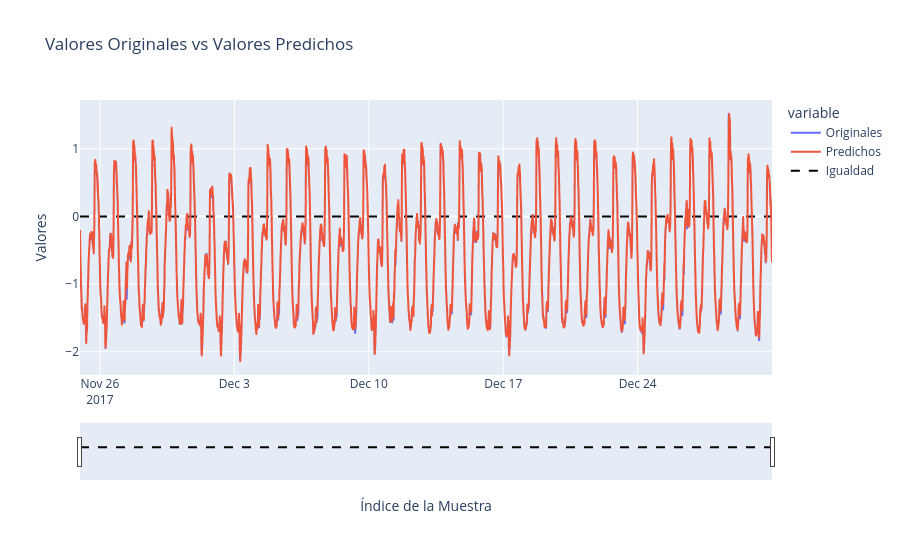

The notebook cell saved with this chart:
### Code cell
# Crea un DataFrame con los datos originales y los predichos
df = pd.DataFrame({'Originales': valY.flatten(), 'Predichos': prediccionLSTM.flatten()})
df.index = val_date

fecha_inicio = df.index[0]
fecha_fin = df.index[-1]


fig = px.line(df, title='Valores Originales vs Valores Predichos')
fig.update_xaxes(rangeslider_visible=True, title='Índice de la Muestra', range=[fecha_inicio, fecha_fin])
fig.update_yaxes(title='Valores')


fig.add_trace(go.Scatter(x=df.index, y=[0] * len(df), mode='lines', name='Igualdad', line=dict(color='black', dash='dash')))

fig.show()

### Figure 1 — Plotly figure (JSON) as saved in the notebook; plotly's stock layout.template omitted (floating-point values rounded to 4 significant figures; data arrays with more than 128 entries replaced by an {"elided": "..."} marker saying what was removed)
{"data": [{"hovertemplate": "variable=Originales<br>index=%{x}<br>value=%{y}<extra></extra>", "legendgroup": "Originales", "line": {"color": "#636efa", "dash": "solid"}, "marker": {"symbol": "circle"}, "mode": "lines", "name": "Originales", "showlegend": true, "type": "scattergl", "x": {"elided": "5189 str values"}, "xaxis": "x", "y": {"elided": "5189 float values"}, "yaxis": "y"}, {"hovertemplate": "variable=Predichos<br>index=%{x}<br>value=%{y}<extra></extra>", "legendgroup": "Predichos", "line": {"color": "#EF553B", "dash": "solid"}, "marker": {"symbol": "circle"}, "mode": "lines", "name": "Predichos", "showlegend": true, "type": "scattergl", "x": {"elided": "5189 str values"}, "xaxis": "x", "y": {"elided": "5189 float values"}, "yaxis": "y"}, {"line": {"color": "black", "dash": "dash"}, "mode": "lines", "name": "Igualdad", "type": "scatter", "x": {"elided": "5189 str values"}, "y": {"elided": "5189 int values"}}], "layout": {"legend": {"title": {"text": "variable"}, "tracegroupgap": 0}, "title": {"text": "Valores Originales vs Valores Predichos"}, "xaxis": {"anchor": "y", "domain": [0, 1], "range": ["2017-11-24T23:10:00", "2017-12-30T23:50:00"], "rangeslider": {"visible": true}, "title": {"text": "Índice de la Muestra"}}, "yaxis": {"anchor": "x", "domain": [0, 1], "title": {"text": "Valores"}}}}
